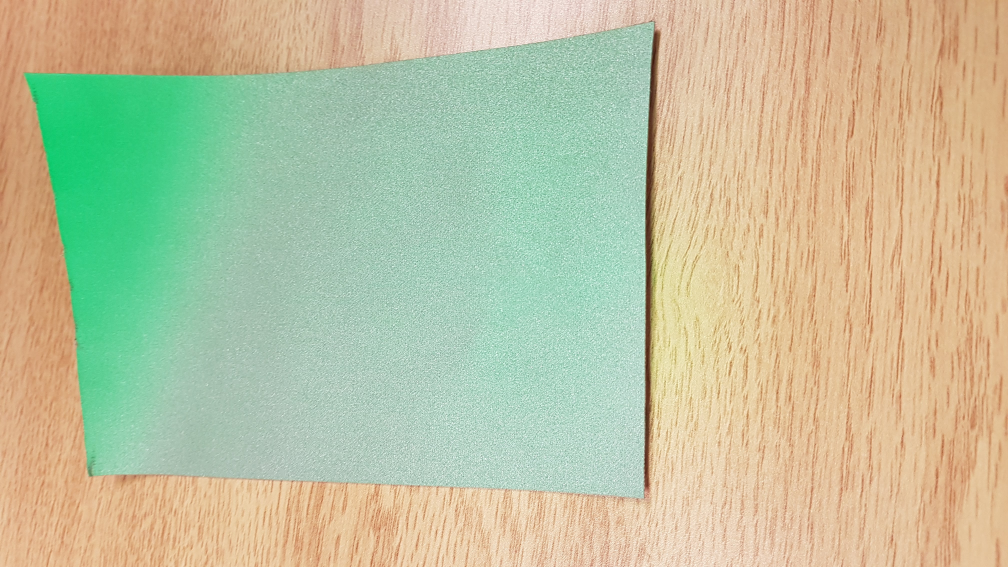
#> input picture testimages/retroreflectivetapegreen.jpg, 4032 x 2268 px, given in place of the camera (shown at 1/4 size)
$ python main.py
#> lines starting #> are read from the running program, lines starting #| are printed output that depends on the picture; after the words box and inside, x2 and y2 are one past the last pixel; in counts of white or black regions, pixels touching at a corner belong together
# imports
import math
import cv2
import numpy as np
import threading
import time
from networktables import NetworkTables
import math
import json

# Robot networking code, makes program wait until network connection is confirmed to continue
cond = threading.Condition()
notified = [False]

# listen for a connection to the robot
# [5 lines left out: function connectionListener, not called in this run]

def setTableNumber(table,key,value):
    table.putNumber(key, value)

# [25 lines of commented-out code are left out]
NetworkTables.initialize(server='10.52.88.2')
NetworkTables.addConnectionListener(connectionListener, immediateNotify=True)
visionTable = NetworkTables.getTable("SmartDashboard")

# as long as the Jetson has not connected, wait for a connection
'''with cond:
    print("Waiting")
    if not notified[0]:
        cond.wait()
'''
# At this point, the Jetson has connected.
print("Connected!")
visionTable.putNumber("YES!",-20)


# print out every item in an array, instead of using an ellipsis to shorten it.
np.set_printoptions(threshold=np.inf)

# [10 lines of commented-out code are left out]
hue_range = [66,76]
saturation_range = [202,255]
value_range = [213,255]
# 23.5 inches
# 24 inches = 60.96 cm
# chem class values
angleToTape = 0
# [11 lines of commented-out code are left out]
hue_range = [43,49]
saturation_range = [0,9]
value_range = [244,255]

hue_range = [0,125]
saturation_range = [0,10]
value_range = [227,255]
hue_range = [0,1]
saturation_range = [0,1]
value_range = [245,255]
hue_range = [80,120]
saturation_range = [20,115]
value_range = [192,255]

# distance between tapes constant
distanceBetweenTapes = 25.239
# Wait this long (in milliseconds) between iterations of the video stream.
wait_time = 2000

index = -1
thickness = 4
color = (255, 0, 255)

# angle per pixel
anglePerPixel = math.sqrt(1920**2 + 1080**2)

# ignore any detected object with a perimeter less than this.
perimeter_threshold = 35

# calculated with 30 cm data using F = (P x D) / H
# focal length of the Lifecam 3000
# F  = (75.9 x 60.96)/ 14.1
focal_length = 327.745

# height of the tape in centimetres
height_of_tape = 15
# The BGR (RGB but backwards because OpenCV handles it that way) colorspace is not good for isolating based on color.
# This is because the color is a combination of three different slots: blue, green, and red.
# The HSV colorspace refers to hue, saturation, and value. Hue describes the actual colour of the pixel.
# Since all the colour is in just one slot, it's a thousand times easier to isolate for colour using HSV.
def hsv_threshold(input, hue, saturation, value):
    """Segment an image based on hue, saturation, and value ranges.
    Args:
        input: A BGR numpy.ndarray.
        hue: A list of two numbers the are the min and max hue.
        saturation: A list of two numbers the are the min and max saturation.
        value: A list of two numbers the are the min and max value.
    Returns:
        A black and white numpy.ndarray.
    """
    # Convert the image to HSV
    out = cv2.cvtColor(input, cv2.COLOR_BGR2HSV)

    # this function goes through the input numpy.ndarray (the image)
    # and separates it based on its hsv values, according to my inputs.
    # it only returns HSV points that are within the range given in parameters. Returns them as a new image.
    return cv2.inRange(out, (hue[0], saturation[0], value[0]), (hue[1], saturation[1], value[1]))

# https://stackoverflow.com/questions/48109650/how-to-detect-two-different-colors-using-cv2-inrange-in-python-opencv
# draw the corners of the detected object. Takes in a cv2.boxPoints(rect) result
# [52 lines left out: functions drawCorners, getDistanceToCamera, getAngleToTape, checkIfFound, not called in this run]

# define the video camera (port 0)
cap = cv2.VideoCapture(0)

# "test" and other boolean logic is only here to quickly switch between taking in a single image vs.
# parsing an entire video feed.
test = True
with open('output.json') as json_file:
#> (reads output.json from the repository)
    data = json.load(json_file)
    # print(data)
    right_tape_world_coords = [[0,0,0],[5,1.1,0],[1.9,14.8,0],[-2.8,13.6,0],]

    right_tape_world_coords = [
    # Right target
    (3.938, 2.375, 0.0), # top left
    (5.875, 2.875, 0.0), # top right
    (7.313, -2.500, 0.0), # bottom left
    (5.375, -2.938, 0.0), # bottom right
    ]
    # right_tape_world_coordsUMat = cv2.UMat(np.array([[0,0,0],[5,1.1,0],[1.9,14.8,0],[-2.8,13.6,0]]))
    right_tape_world_coordsUMat = cv2.UMat(np.array(right_tape_world_coords))

    all_tape_world_coords = [
    # Left target
    (-5.938, 2.938, 0.0), # top left
    (-4.063, 2.375, 0.0), # top right
    (-5.438, -2.938, 0.0), # bottom left
    (-7.375, -2.500, 0.0), # bottom right

    # Right target
    (3.938, 2.375, 0.0), # top left
    (5.875, 2.875, 0.0), # top right
    (7.313, -2.500, 0.0), # bottom left
    (5.375, -2.938, 0.0), # bottom right
    ]
    all_tape_world_coordsUMat = cv2.UMat(np.array(all_tape_world_coords))
    camera_matrix = data['camera_matrix']
    dist = data['distortion']
    while test:
        # test = False
        # take a frame from the video capture
        ret, bgr_img = cap.read()
#> bgr_img is the input picture: shape (2268, 4032, 3); mean B, G, R 159, 193.2, 189.6
        # read in the image
        # bgr_img = cv2.imread('testimages/retroreflectivetapegreen.jpg')
        if not ret:
            exit("Image retrieval failure")
        else:
            print(ret)
#| True
        # resize the image to half its original size
        imageResized = cv2.resize(bgr_img, (0, 0), fx=0.5, fy=0.5)
        # cv2.imshow("img",bgr_img)
        # cv2.imshow("resized",imageResized)
        # Gaussian blur the image, (191,191) refers to how much the image is being blurred on the X and Y axes.
        blurred_image = cv2.GaussianBlur(imageResized, (191, 191), 1)
        # cv2.imshow("BLURRED", blurred_image)

        # define the erosion kernel and erode the image
        # eroding eliminates inconsistencies between pixels, like small flares or bits
        # More iterations means a cleaner image, but takes a lot of processing power.
        kernel = np.ones((5, 5), 'uint8')
        erode = cv2.erode(blurred_image, kernel, iterations=3)
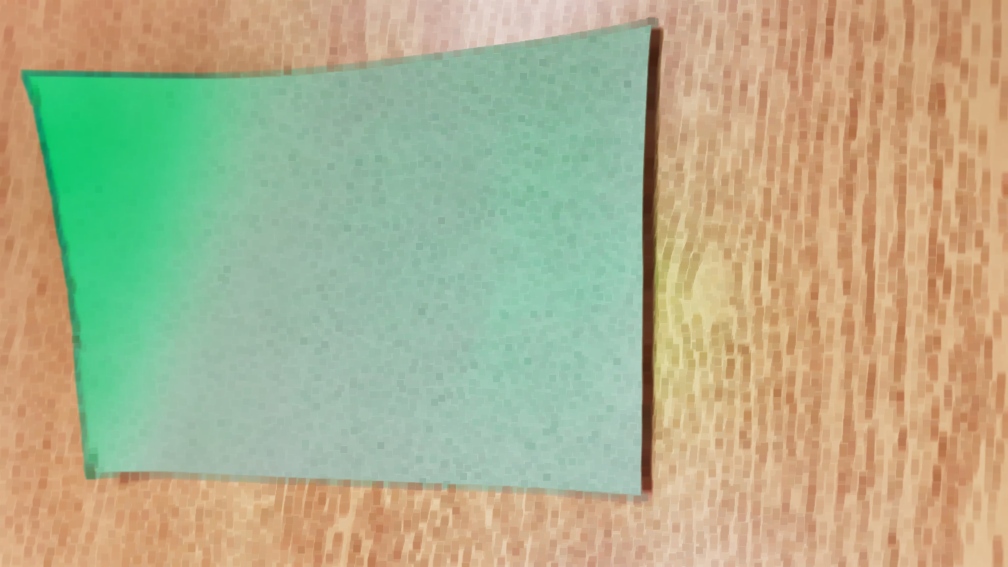
#> erode: shape (1134, 2016, 3) (shown at 1/2 size); mean B, G, R 140.4, 175.5, 174.7

        # Run an HSV threshold on the image to isolate the retroreflective tape.
        thresholded_image = hsv_threshold(blurred_image, hue_range, saturation_range, value_range)
#> in hsv_threshold, `out = cv2.cvtColor(input, cv2.COLOR_BGR2HSV)`: out: shape (1134, 2016, 3); mean H, S, V 40.9, 79.1, 213.7
#> in hsv_threshold, `return cv2.inRange(out, (hue[0], saturation[0], value[0]), (hue[1], sa..`:
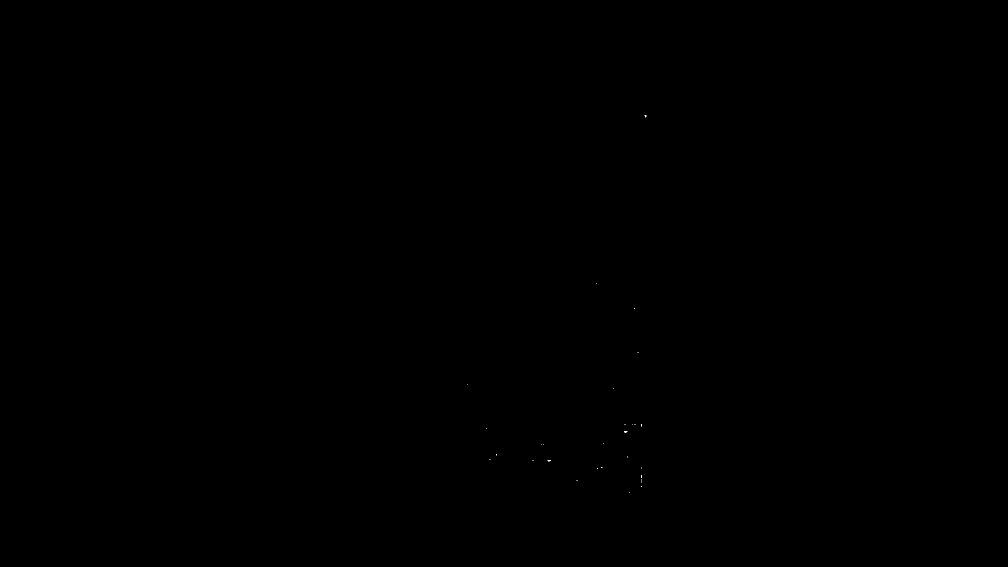
#> returned value: shape (1134, 2016) (shown at 1/2 size); 0% white in thin lines or dots, all inside (x1, y1, x2, y2) = (934, 230, 1293, 986)
        # print(thresholded_image)

        # hierarchy refers to the tree of contours: whether a contour has contours inside it, etc.
        # contours is an array of the outsides of any detected object.
        # For example, contours[0] could be the outsides of a rectangle, while contours[1] could be a circle...
        # The x and y co-ordinates of every point on the contours is given as well.
        # by using cv2.RETR_EXTERNAL, we only take the top-level contours; no contours inside of contours, etc.
        contours, hierarchy = cv2.findContours(thresholded_image, cv2.RETR_EXTERNAL, cv2.CHAIN_APPROX_SIMPLE)
#> contours = 36 contours, all with area under 20

        # create an empty array (array of 0s) to draw the contours onto later.
        # An image in computer vision is just a 2D array with 3 channels: Think of a cartesian grid, but
        # with 3 values inside each point (for the pixel's colour)
        # Ex: [0][0] would mean the top-left corner of the image, and when you reference image[0][0]:
        # You get [blue,green,red], because image[0][0] is a pixel and [blue,green,red] are its values.
        # image.shape[0] is the height of the image (how many pixels)
        # image.shape[0] is the width of the image
        objects = np.zeros([thresholded_image.shape[0], thresholded_image.shape[1], 3], 'uint8')
        # loop through every object with contours
        fieldTapes = []
        lastFieldTapes = 0
        # save the distances across each iteration, 0 and 1
        distancesToTape = []
        # save the angle to the tape, calculated via cosine law
        for c in contours:
            # calculate the area of the object
            area = cv2.contourArea(c)
            # calculate the perimeter of the object
            perimeter = cv2.arcLength(c, True)

            if perimeter > perimeter_threshold:
                cv2.drawContours(objects, [c], -1, color, 1)
                # draw contours of the thresholded image one by one, do not do the inner fill of the image
                M = cv2.moments(c)

                # [7 lines of commented-out code are left out]
                rect = cv2.minAreaRect(c)
                # get rectangle information
                # https://stackoverflow.com/questions/36293335/using-bounding-rectangle-to-get-rotation-angle-not-working-opencv-python
                center = rect[0]
                angle = rect[2]
                #rot = cv2.getRotationMatrix2D(center, angle - 90, 1)
                #print("Angle: ",angle)
                # img = cv2.warpAffine(img, rot, (rows, cols))

                # this converts the given rect to the main 4 corners of the rect
                box = cv2.boxPoints(rect)
                points = cv2.boxPoints(rect)
                # d = math.sqrt(tx*tx + ty*ty + tz*tz)

                #  modify the data type of the array, convert to integers
                box = np.int0(box)
                # draw the contours of the box
                cv2.drawContours(objects, [box], 0, (0, 0, 255), 2)

                # define the 4 corners of the rectangle
                bottom_left = points[1]
                bottom_right = points[0]
                top_left = points[2]
                top_right = points[3]
                # use cartesian grid math to figure out the width and height of the rectangles:
                # distance = sqrt((x1-x2)^2 + (y1-y2)^2)
                width_in_pixels = math.sqrt((bottom_left[0] - bottom_right[0]) ** 2 + (bottom_left[1] - bottom_right[1]) ** 2)
                height_in_pixels = math.sqrt((bottom_left[0]-top_left[0])**2 + (bottom_left[1]-top_left[1])**2)
                largest_y = 0
                smallest_y = 100000
                for i in points:
                    if i[1] > largest_y:
                        largest_y = i[1]
                    if i[1] < smallest_y:
                        smallest_y = i[1]
                total_vertical_height = largest_y - smallest_y

                # [31 lines of commented-out code are left out]
                if checkIfFound(perimeter,area,angle,height_in_pixels,width_in_pixels):
                    fieldTapes.append(rect)

                    distancesToTape.append(getDistanceToCamera(rect,height_of_tape,focal_length,total_vertical_height))

                    print("Distance:",getDistanceToCamera(rect,height_of_tape,focal_length,total_vertical_height))
                    if len(distancesToTape) > 1:
                        print(distancesToTape[0])
                        print(distancesToTape[1])
                    if len(distancesToTape) >= 2:
                        angleToTape = getAngleToTape(distancesToTape)
                    print("Angle to tape:", angleToTape)
                    print("Image center:", thresholded_image.shape[1]/2, thresholded_image.shape[0]/2)

                    # draw the corners of the rectangle and check if it's the field's vision target
                    drawCorners(points)

                # print("\n")
                #cv2.putText(objects, ("Distance:" + getDistanceToCamera(rect,height_of_tape,focal_length,total_vertical_height)) ), (top_left[0],top_left[1]), cv2.FONT_HERSHEY_COMPLEX, 2, 255)

            if(len(fieldTapes) == 2):
                print("--SOLVEPNP  START--")
                print('Camera matrix: ',camera_matrix)
                print('Distortion matrix:',dist)
                all_image_points = []
                for x in fieldTapes:
                    all_image_points.extend(cv2.boxPoints(rect))
                print("Recorded image points:",all_image_points)
                all_image_points = cv2.UMat(np.array(all_image_points))
                retval, rvec, tvec = cv2.solvePnP(all_tape_world_coordsUMat,all_image_points,cv2.UMat(np.array(camera_matrix)), cv2.UMat(np.array(dist)))

                print("RETVAL,RVEC,TVEC:")
                print(retval)
                print(rvec.get())
                print(tvec.get())
                print()


                # Compute the necessary output distance and angles
                x = tvec.get()[0][0]
                y = tvec.get()[1][0]
                z = tvec.get()[2][0]
                # distance in the horizontal plane between camera and target
                distance = math.sqrt(x**2 + z**2)
                # horizontal angle between camera center line and target
                angle1 = math.atan2(x, z)
                rot, _ = cv2.Rodrigues(rvec.get())
                rot_inv = rot.transpose()
                pzero_world = np.matmul(rot_inv, -tvec.get())
                angle2 = math.atan2(pzero_world[0][0], pzero_world[2][0])
                print ("Distance: %f, Angle1: %f, Angle2: %f, X: %f, Y: %f, Z: %f" % (distance, angle1, angle2, x, y, z))
            else:
                print("Two field tapes NOT found.")
                print()
#> this loop made 36 passes
#> (c, area, perimeter) on passes 1 to 10: ([[1258, 985]], 0, 0), ([[1282, 972], [1282, 973]], 0, 2), ([[1282, 965]], 0, 0), ([[1282, 961], [1282, 962]], 0, 2), ([[1153, 960], [1154, 961]], 0, 2.83), ([[1283, 959]], 0, 0), ([[1282, 950], [1283, 951], [1283, 955], [1283, 951]], 0, 10.83), ([[1282, 936]], 0, 0), ([[1195, 936], [1195, 937]], 0, 2), ([[1282, 934]], 0, 0)
#> (area, perimeter) on passes 13, 22, 26, 35: (6, 10.83), (5.5, 15.9), (1.5, 7.41), (4.5, 10.24)
#| Two field tapes NOT found.
#| Two field tapes NOT found.
#| Two field tapes NOT found.
#| Two field tapes NOT found.
#| Two field tapes NOT found.
#| Two field tapes NOT found.
#| Two field tapes NOT found.
#| Two field tapes NOT found.
#> (further printed lines are left out)
#> objects: shape (1134, 2016, 3); every value is 0
#> after the loop, distancesToTape = []; fieldTapes = []

            # # To save from hundreds of printouts, only print out number of field tapes detected if it has changed.
            # if(len(fieldTapes) != lastFieldTapes):
            #     lastFieldTapes = len(fieldTapes)
            #     print('Number of tapes:',len(fieldTapes))

        # Wait 50 milliseconds between iterations.
        given_key = cv2.waitKey(wait_time)
#> (key x is pressed here)
        # Break ifg
        if given_key == ord('x'):
            break

        # time.sleep(200)
        # show images
        cv2.imshow("Thresholded", thresholded_image)
        cv2.imshow("Objects", objects)
        #cv2.imshow("Original", imageResized)

    # release the camera input and end the program, destroying all windows
    cap.release()
    cv2.destroyAllWindows()
